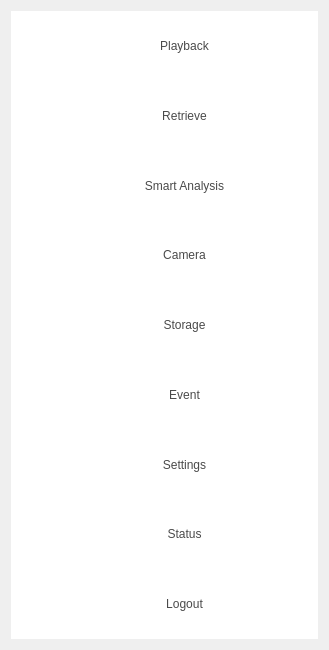
<?xml version="1.0" encoding="UTF-8"?>
<ui version="4.0">
 <class>SettingMenu</class>
 <widget class="QWidget" name="SettingMenu">
  <property name="geometry">
   <rect>
    <x>0</x>
    <y>0</y>
    <width>329</width>
    <height>650</height>
   </rect>
  </property>
  <property name="windowTitle">
   <string>Dialog</string>
  </property>
  <property name="styleSheet">
   <string notr="true">#widget_background
{
	background-color: #FFFFFF;
}

QToolButton
{
	padding-left: 40px;
	border: 0px;
	color: #4A4A4A;
	background-color: transparent;
}
QToolButton:hover
{
	background-color: rgba(9, 168, 226, 50%);
}
QToolButton:focus
{
	background-color: #0AA9E3;
}
QToolButton:pressed
{
	background-color: #0AA9E3;
}</string>
  </property>
  <layout class="QVBoxLayout" name="verticalLayout_2">
   <item>
    <widget class="QWidget" name="widget_background" native="true">
     <layout class="QVBoxLayout" name="verticalLayout">
      <property name="spacing">
       <number>0</number>
      </property>
      <property name="leftMargin">
       <number>0</number>
      </property>
      <property name="topMargin">
       <number>0</number>
      </property>
      <property name="rightMargin">
       <number>0</number>
      </property>
      <property name="bottomMargin">
       <number>0</number>
      </property>
      <item>
       <widget class="QToolButton" name="toolButton_playback">
        <property name="sizePolicy">
         <sizepolicy hsizetype="Expanding" vsizetype="Expanding">
          <horstretch>0</horstretch>
          <verstretch>0</verstretch>
         </sizepolicy>
        </property>
        <property name="text">
         <string>Playback</string>
        </property>
        <property name="icon">
         <iconset>
          <normaloff>:/settingmenu/settingmenu/playback.png</normaloff>:/settingmenu/settingmenu/playback.png</iconset>
        </property>
        <property name="iconSize">
         <size>
          <width>64</width>
          <height>64</height>
         </size>
        </property>
        <property name="toolButtonStyle">
         <enum>Qt::ToolButtonTextBesideIcon</enum>
        </property>
       </widget>
      </item>
      <item>
       <widget class="QToolButton" name="toolButton_retrieve">
        <property name="sizePolicy">
         <sizepolicy hsizetype="Expanding" vsizetype="Expanding">
          <horstretch>0</horstretch>
          <verstretch>0</verstretch>
         </sizepolicy>
        </property>
        <property name="text">
         <string>Retrieve</string>
        </property>
        <property name="icon">
         <iconset>
          <normaloff>:/settingmenu/settingmenu/retrieve.png</normaloff>:/settingmenu/settingmenu/retrieve.png</iconset>
        </property>
        <property name="iconSize">
         <size>
          <width>64</width>
          <height>64</height>
         </size>
        </property>
        <property name="toolButtonStyle">
         <enum>Qt::ToolButtonTextBesideIcon</enum>
        </property>
       </widget>
      </item>
      <item>
       <widget class="QToolButton" name="toolButton_smart">
        <property name="sizePolicy">
         <sizepolicy hsizetype="Expanding" vsizetype="Expanding">
          <horstretch>0</horstretch>
          <verstretch>0</verstretch>
         </sizepolicy>
        </property>
        <property name="text">
         <string>Smart Analysis</string>
        </property>
        <property name="icon">
         <iconset>
          <normaloff>:/settingmenu/settingmenu/SmartAnalysis.png</normaloff>:/settingmenu/settingmenu/SmartAnalysis.png</iconset>
        </property>
        <property name="iconSize">
         <size>
          <width>64</width>
          <height>64</height>
         </size>
        </property>
        <property name="toolButtonStyle">
         <enum>Qt::ToolButtonTextBesideIcon</enum>
        </property>
       </widget>
      </item>
      <item>
       <widget class="QToolButton" name="toolButton_camera">
        <property name="sizePolicy">
         <sizepolicy hsizetype="Expanding" vsizetype="Expanding">
          <horstretch>0</horstretch>
          <verstretch>0</verstretch>
         </sizepolicy>
        </property>
        <property name="text">
         <string>Camera</string>
        </property>
        <property name="icon">
         <iconset>
          <normaloff>:/settingmenu/settingmenu/camera.png</normaloff>:/settingmenu/settingmenu/camera.png</iconset>
        </property>
        <property name="iconSize">
         <size>
          <width>64</width>
          <height>64</height>
         </size>
        </property>
        <property name="toolButtonStyle">
         <enum>Qt::ToolButtonTextBesideIcon</enum>
        </property>
       </widget>
      </item>
      <item>
       <widget class="QToolButton" name="toolButton_storage">
        <property name="sizePolicy">
         <sizepolicy hsizetype="Expanding" vsizetype="Expanding">
          <horstretch>0</horstretch>
          <verstretch>0</verstretch>
         </sizepolicy>
        </property>
        <property name="text">
         <string>Storage</string>
        </property>
        <property name="icon">
         <iconset>
          <normaloff>:/settingmenu/settingmenu/record.png</normaloff>:/settingmenu/settingmenu/record.png</iconset>
        </property>
        <property name="iconSize">
         <size>
          <width>64</width>
          <height>64</height>
         </size>
        </property>
        <property name="toolButtonStyle">
         <enum>Qt::ToolButtonTextBesideIcon</enum>
        </property>
       </widget>
      </item>
      <item>
       <widget class="QToolButton" name="toolButton_event">
        <property name="sizePolicy">
         <sizepolicy hsizetype="Expanding" vsizetype="Expanding">
          <horstretch>0</horstretch>
          <verstretch>0</verstretch>
         </sizepolicy>
        </property>
        <property name="text">
         <string>Event</string>
        </property>
        <property name="icon">
         <iconset>
          <normaloff>:/settingmenu/settingmenu/alarm.png</normaloff>:/settingmenu/settingmenu/alarm.png</iconset>
        </property>
        <property name="iconSize">
         <size>
          <width>64</width>
          <height>64</height>
         </size>
        </property>
        <property name="toolButtonStyle">
         <enum>Qt::ToolButtonTextBesideIcon</enum>
        </property>
       </widget>
      </item>
      <item>
       <widget class="QToolButton" name="toolButton_setting">
        <property name="sizePolicy">
         <sizepolicy hsizetype="Expanding" vsizetype="Expanding">
          <horstretch>0</horstretch>
          <verstretch>0</verstretch>
         </sizepolicy>
        </property>
        <property name="text">
         <string>Settings</string>
        </property>
        <property name="icon">
         <iconset>
          <normaloff>:/settingmenu/settingmenu/system.png</normaloff>:/settingmenu/settingmenu/system.png</iconset>
        </property>
        <property name="iconSize">
         <size>
          <width>64</width>
          <height>64</height>
         </size>
        </property>
        <property name="toolButtonStyle">
         <enum>Qt::ToolButtonTextBesideIcon</enum>
        </property>
       </widget>
      </item>
      <item>
       <widget class="QToolButton" name="toolButton_status">
        <property name="sizePolicy">
         <sizepolicy hsizetype="Expanding" vsizetype="Expanding">
          <horstretch>0</horstretch>
          <verstretch>0</verstretch>
         </sizepolicy>
        </property>
        <property name="text">
         <string>Status</string>
        </property>
        <property name="icon">
         <iconset>
          <normaloff>:/settingmenu/settingmenu/status.png</normaloff>:/settingmenu/settingmenu/status.png</iconset>
        </property>
        <property name="iconSize">
         <size>
          <width>64</width>
          <height>64</height>
         </size>
        </property>
        <property name="toolButtonStyle">
         <enum>Qt::ToolButtonTextBesideIcon</enum>
        </property>
       </widget>
      </item>
      <item>
       <widget class="QToolButton" name="toolButton_logout">
        <property name="sizePolicy">
         <sizepolicy hsizetype="Expanding" vsizetype="Expanding">
          <horstretch>0</horstretch>
          <verstretch>0</verstretch>
         </sizepolicy>
        </property>
        <property name="text">
         <string>Logout</string>
        </property>
        <property name="icon">
         <iconset>
          <normaloff>:/settingmenu/settingmenu/shutdown.png</normaloff>:/settingmenu/settingmenu/shutdown.png</iconset>
        </property>
        <property name="iconSize">
         <size>
          <width>64</width>
          <height>64</height>
         </size>
        </property>
        <property name="toolButtonStyle">
         <enum>Qt::ToolButtonTextBesideIcon</enum>
        </property>
       </widget>
      </item>
     </layout>
    </widget>
   </item>
  </layout>
 </widget>
 <resources/>
 <connections/>
</ui>
